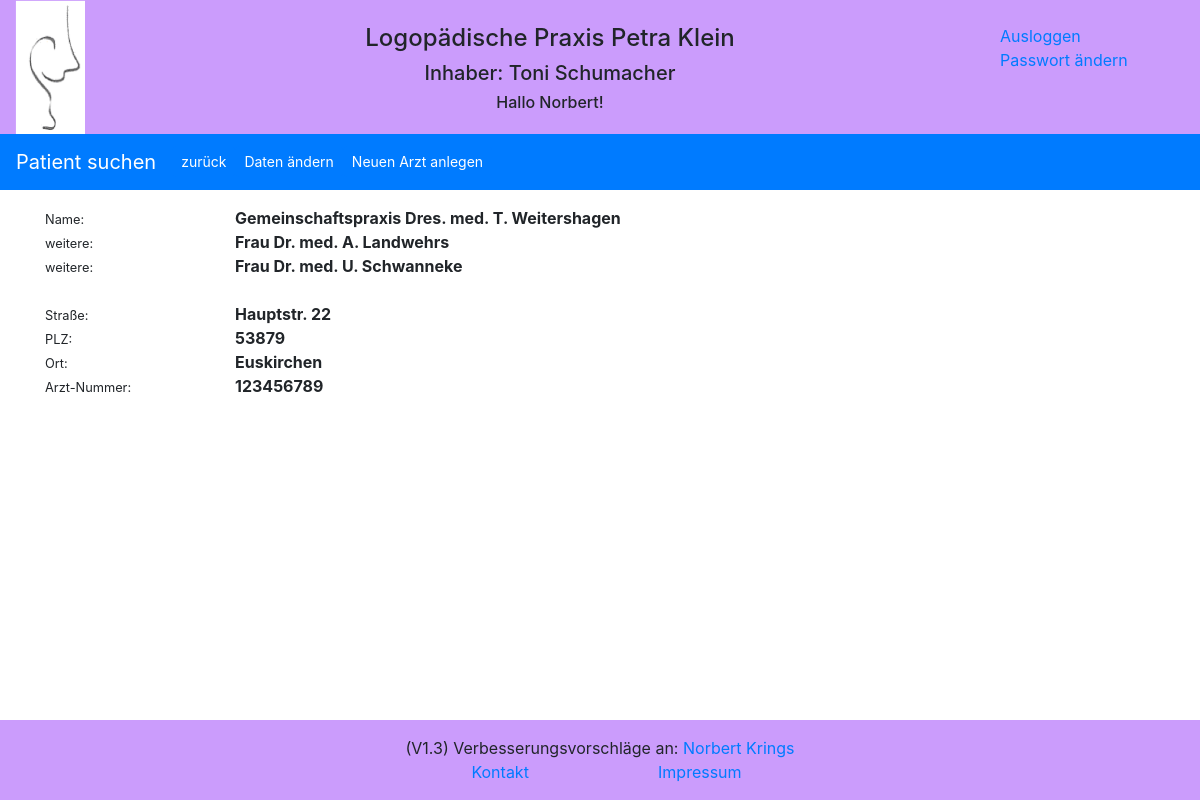
The app's page /reports/doctor/7/ (signed in) with its own data.
### reports/models.py (models this page shows, shortened)
class Doctor(models.Model):
    doctor_name1 = models.CharField(max_length=75, blank=True, default='')
    doctor_name2 = models.CharField(max_length=75, blank=True, default='')
    doctor_name3 = models.CharField(max_length=75, blank=True, default='')
    doctor_street = models.CharField(max_length=50, blank=True, default='')
    doctor_zip_code = models.CharField(max_length=5, blank=True, default='')
    doctor_city = models.CharField(max_length=50, blank=True, default='')
    doctor_lanr = models.CharField(max_length=9, blank=False, unique=True, default='')

### reports/views.py (the view)
# urls.py: path('doctor/<id>/', views.doctor, name='doctor'),
def doctor(request, id=id):
    request.session.set_expiry(settings.SESSION_EXPIRE_SECONDS)
    try:
        doctor_result = Doctor.objects.get(id=id)
        logger.info('doctor: Arzt mit der ID: ' + id + ' aufgerufen')
        return render(request, 'reports/doctor.html', {'doctor': doctor_result})
    except ObjectDoesNotExist:
        return redirect('/reports/')

### reports/templates/reports/doctor.html (shortened to what this page needs)
{% extends "base.html" %}
{% block extrahead %}
    {% load static %}
    <link rel="stylesheet" href="{% static 'reports/style_e2.css' %}">
{% endblock %}
{% block nav %}
<nav class="navbar navbar-expand-sm bg-primary navbar-dark">
  <a class="navbar-brand" href="{% url 'reports:index' %}" >Patient suchen</a>
  <div class="collapse navbar-collapse" id="collapsibleNavbar">
    <ul class="navbar-nav">
        <li class="nav-item">
          <a class="btn btn-primary btn-sm" href="{% url 'reports:index' %}" role="button">zurück</a>
        </li>
      <li class="nav-item">
          <a class="btn btn-primary btn-sm" href="{% url 'reports:edit_doctor' doctor.id %}" role="button">Daten ändern</a>
      </li>
      <li class="nav-item">
          <a class="btn btn-primary btn-sm" href="{% url 'reports:add_doctor' %}" role="button">Neuen Arzt anlegen</a>
      </li>
    </ul>
  </div>
</nav>
{% endblock %}
{% block content %}
<content>
    <div class="container">
          <div class="row">
            <div class="col-sm-2">
                <div class="small inline">Name:</div>
            </div>
              <div class="col-sm-6">
                 <strong>{{ doctor.doctor_name1 }}</strong>
              </div>
          </div>
        <div class="row">
            <div class="col-sm-2">
                <div class="small inline">weitere:</div>
            </div>
            <div class="col-sm-6">
                <strong>{{ doctor.doctor_name2 }}</strong>
            </div>
        </div>
        <div class="row">
            <div class="col-sm-2">
                <div class="small inline">weitere:</div>
            </div>
            <div class="col-sm-6">
                <strong>{{ doctor.doctor_name3 }}</strong>
            </div>
        </div>
        <br>
        <div class="row">
            <div class="col-sm-2">
                <div class="small inline">Straße:</div>
            </div>
            <div class="col-sm-6">
                <strong>{{ doctor.doctor_street }}</strong>
            </div>
        </div>
        <div class="row">
            <div class="col-sm-2">
                <div class="small inline">PLZ:</div>
            </div>
            <div class="col-sm-6">
                <strong>{{ doctor.doctor_zip_code }}</strong>
            </div>
        </div>
        <div class="row">
            <div class="col-sm-2">
                <div class="small inline">Ort:</div>
            </div>
            <div class="col-sm-6">
                <strong>{{ doctor.doctor_city }}</strong>
            </div>
        </div>
        <div class="row">
            <div class="col-sm-2">
                <div class="small inline">Arzt-Nummer:</div>
            </div>
            <div class="col-sm-6">
                <strong>{{ doctor.doctor_lanr }}</strong>
            </div>
        </div>
   </div>
</content>
{% endblock %}

### reports/templates/header.html (shortened to what this page needs)
    {% load static %}
    <div class="container-fluid text-center header">
        <div class="row" >
            <div class="col-sm-1 d-none d-md-block">
                <img src="{% static 'reports/images/logopaedie.png' %}" width=70px margin="0" alt="Logopädie">
            </div>
            <div class="col-sm-9">
                <div class="row">
                    <div class="col-sm">
                    </div>
                </div>
                <div class="row">
                    <div class="col-sm">
                        <h4>Logopädische Praxis Petra Klein</h4>
                    </div>
                </div>
                <div class="row" >
                    <div class="col-sm d-none d-md-block">
                        <h5>Inhaber: Toni Schumacher</h5>
                    </div>
                </div>
                <div class="row">
                    <div class="col-sm d-none d-md-block">
                        <h6>{% if user.is_authenticated %} Hallo {{ user.first_name }}! {% endif %}</h6>
                    </div>
                </div>
            </div>
            <div class="col-sm-2 d-none d-md-block">
                <div class="col-sm">
                </div>
                {% if user.is_authenticated %}
                <div class="row"><a href="{% url 'logout' %}">Ausloggen</a></div>
                <div class="row"><a href="{% url 'password_change' %}">Passwort ändern</a></div>
                {% endif %}
            </div>
        </div>
    </div>

### reports/static/reports/logopaedie.css (style rules this page uses)
.header { background-color: #cb9cfc; }
.inline { display: inline; }

### reports/static/reports/style_e2.css (style rules this page uses)
body { grid-template-columns: 175px 4fr; }
content { grid-column: 2 / 5; grid-row: 2 / 4; }

### records on screen
Doctor: doctor_name1 "Gemeinschaftspraxis Dres. med. T. Weitershagen", doctor_name2 "Frau Dr. med. A. Landwehrs", doctor_name3 "Frau Dr. med. U. Schwanneke", doctor_street "Hauptstr. 22", doctor_zip_code "53879", doctor_city "Euskirchen", doctor_lanr "123456789"

### other values on screen
{{ user.first_name }} "Norbert"
